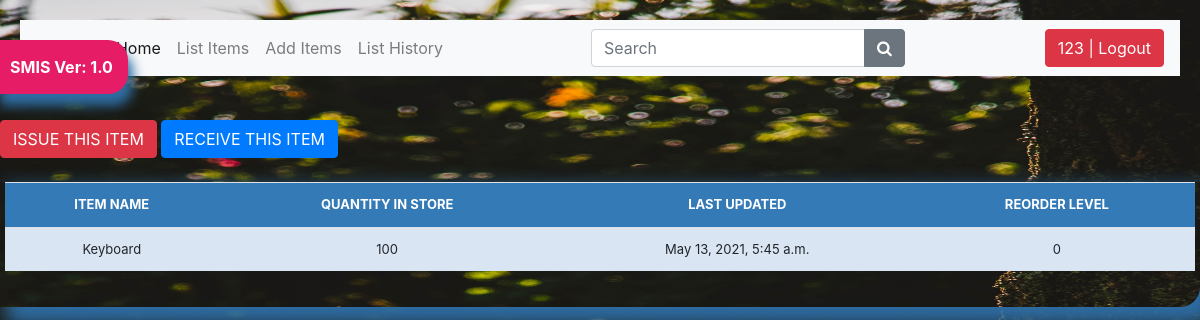
The app's page /stock_detail/6/ (signed in) with its own data.
### stockmgmt/models.py (models this page shows, shortened)
class Stock(models.Model):
    category = models.ForeignKey(Category, on_delete=models.CASCADE,blank=True)
    item_name = models.CharField(max_length=50, blank=True, null=True)
    quantity = models.IntegerField(default='0', blank=True, null=True)
    receive_quantity = models.IntegerField(default='0', blank=True, null=True)
    receive_by = models.CharField(max_length=50, blank=True, null=True)
    issue_quantity = models.IntegerField(default='0', blank=True, null=True)
    issue_by = models.CharField(max_length=50, blank=True, null=True)
    issue_to = models.CharField(max_length=50, blank=True, null=True)
    phone_number = models.CharField(max_length=50, blank=True, null=True)
    created_by = models.CharField(max_length=50, blank=True, null=True)
    reorder_level = models.IntegerField(default='0', blank=True, null=True)
    last_updated = models.DateTimeField(auto_now_add=False, auto_now=True)
    timestamp = models.DateTimeField(auto_now_add=True,auto_now=False)

### stockmgmt/views.py (the view)
# urls.py: path('stock_detail/<str:pk>/', views.stock_detail, name="stock_detail"),
@login_required
def stock_detail(request, pk):
    queryset = Stock.objects.get(id=pk)
    context = {
        "title": queryset.item_name,
        "queryset": queryset,
    }
    return render(request, "stock_detail.html", context)

### stockmgmt/templates/stock_detail.html
{% extends "home.html" %}
{% load crispy_forms_tags %}
{%load static%}
{%block content %}
<a href="{% url 'issue_items' queryset.id %}"><div class='btn btn-danger'>ISSUE THIS ITEM</div></a>
<a href="{% url 'receive_items' queryset.id %}"><div class='btn btn-primary'>RECEIVE THIS ITEM</div></a>
        <br><br>
        <div class="display_table">
          <table class='table'>
                  <tr>
                    <th>ITEM NAME</th>
                    <th>QUANTITY IN STORE</th>
                    <th>LAST UPDATED</th>
                    <th>REORDER LEVEL</th>
                  </tr>
                  <tr>
                    <td>{{queryset.item_name}}</td>
                    <td>{{queryset.quantity}}</td>
                    <td>{{queryset.last_updated}}</td>
                    <td>{{queryset.reorder_level}}</td>
                  </tr>
          </table>
        </div>
{%endblock%}

### stockmgmt/templates/home.html (shortened to what this page needs)
{% load static %}
<!DOCTYPE html>
<html>
    <head>
            <link rel="stylesheet" href="https://stackpath.bootstrapcdn.com/bootstrap/4.5.2/css/bootstrap.min.css">
            <link rel="stylesheet" href="https://maxcdn.bootstrapcdn.com/font-awesome/4.7.0/css/font-awesome.min.css">
            <link rel="stylesheet" type="text/css" href="{% static 'css/stylesheet.css' %}">
            	<link rel="stylesheet" href="https://maxcdn.bootstrapcdn.com/bootstrap/4.5.2/css/bootstrap.min.css">
    </head>
    <body id="bg" style="background-image: url('{% static 'img/bg.jpg'%}')";>
        <div class="bs-example">
            <nav class="navbar navbar-expand-md navbar-light bg-light">
                <a href="#" class="navbar-brand">Brand</a>
                <div class="collapse navbar-collapse justify-content-between" id="navbarCollapse">
                    <div class="navbar-nav">
                        <a class="nav-item nav-link active">Home</a>
                        {% if user.is_authenticated %}
                        <a href="{% url 'list_item' %}" class="nav-item nav-link">List Items</a>
                        <a href="{% url 'add_items' %}" class="nav-item nav-link">Add Items</a>
                        <a class="nav-link" href="{% url 'list_history' %}">List History</a>
                        {%endif%}
                    </div>
                    <form class="form-inline">
                        <div class="input-group">
                            <input type="text" class="form-control" placeholder="Search">
                            <div class="input-group-append">
                                <button type="button" class="btn btn-secondary"><i class="fa fa-search"></i></button>
                            </div>
                        </div>
                    </form>
                    <div class="navbar-nav">
                        <ul class="navbar-nav">
                            {% if request.user.is_authenticated %}
                            <li><a href="/accounts/logout"><button class="btn btn-danger">{{ user }} | Logout</button></a></li>
                            {% else %}
                            <li><a href="/accounts/login">Login</a></li>
                            {% endif %}
                        </ul>
                    </div>
                </div>
            </nav>
        </div>
        <br>
        <a href="#"><div id="version-display" data-toggle="modal" data-target="#myModal">SMIS Ver: 1.0</div></a>
        {%block content%}
        {%endblock%}
    </body>
</html>

### stockmgmt/static/css/stylesheet.css (style rules this page uses)
#bg { background-size: 1800px 900px; background-repeat: no-repeat; background-position: top; background-attachment: fixed; }
.table { font-size: 13px; text-align: center; width: 95%; margin: auto; text-align: center; }
.table tr:nth-child(odd) { background: #B8CAE4 }
.table tr:nth-child(even) { background: #dae5f4 }
th { background-color: #337ab7; color: white; }
.display_table { border-bottom-right-radius: 20px; padding-left: 5px; padding-right: 5px; padding-bottom: 20px; box-shadow: 12px 12px 20px 6px #2e6da4; }
#version-display { background-color: #e61c66; color: white; box-shadow: 5px 12px 12px #2e6da4; text-align: center; display: inline; font-weight: bolder; padding: 15px; position: fixed; top: 40px; left: -5px; z-index: 3000; border-top-right-radius: 20px; border-bottom-right-radius: 20px; }

### stockmgmt/templates/home.html (style rules this page uses)
.bs-example { margin: 20px; }

### records on screen
Stock: item_name "Keyboard", quantity "100", last_updated "May 13, 2021, 5:45 a.m.", reorder_level "0"

### other values on screen
{{ user }} "123"
